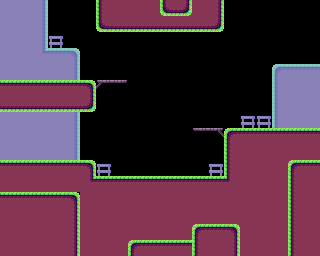

Below is a game level as drawn by its tile map, then a one-line description and the .tmx file that defines it, in full:
An orthogonal 20x16 tile map with 16x16 px tiles, 2 tile layers (BackTiles, Tiles) and 12 objects (8x ground, 2x place_allow, player, exit).

<map version="1.10" tiledversion="1.11.2" orientation="orthogonal" renderorder="right-down" width="20" height="16" tilewidth="16" tileheight="16" infinite="0" nextlayerid="6" nextobjectid="71">
 <editorsettings>
  <export target="level9.lua" format="lua" />
 </editorsettings>
 <properties>
  <property name="DEBUG" type="bool" value="false" />
  <property name="crate" type="int" value="1" />
  <property name="dialog_name" value="none" />
  <property name="level_name" value="walking on air" />
  <property name="orb" type="int" value="0" />
  <property name="platform" type="int" value="1" />
  <property name="springboard" type="int" value="2" />
 </properties>
 <tileset firstgid="1" name="tiles" tilewidth="16" tileheight="16" tilecount="256" columns="16">
  <image source="../graphics/tiles.png" width="256" height="256" />
 </tileset>
 <layer id="5" name="BackTiles" width="20" height="16" tintcolor="#ffffff">
  <data encoding="csv">
23,23,24,0,0,0,0,66,0,0,18,18,66,0,0,0,0,0,0,0,
23,23,24,0,0,0,0,66,0,0,0,0,66,0,0,0,0,0,0,0,
23,23,24,52,0,0,0,66,0,0,0,0,66,0,0,0,0,0,0,0,
23,23,41,7,8,0,0,66,0,0,0,0,66,0,0,0,0,0,0,0,
23,23,23,23,24,0,0,66,0,0,0,0,66,0,0,0,0,6,7,7,
0,0,0,0,0,0,0,66,0,0,0,0,66,0,0,0,0,22,23,23,
0,0,0,0,0,0,0,66,0,0,0,0,66,0,0,0,0,22,23,23,
23,23,23,23,24,0,0,66,0,0,0,0,66,0,0,52,52,22,23,23,
23,23,23,23,24,0,0,66,0,0,0,0,66,0,0,0,0,0,0,0,
23,23,23,23,24,0,0,66,0,0,0,0,66,0,0,0,0,0,0,0,
0,0,0,0,0,0,52,66,0,0,0,0,66,52,0,0,0,0,18,0,
0,0,0,0,0,0,0,0,0,0,0,0,0,0,0,0,0,0,0,0,
0,0,0,0,0,0,0,0,0,0,0,0,0,0,0,0,0,0,0,0,
0,0,0,0,0,0,0,0,0,0,0,0,0,0,0,0,0,0,0,0,
0,0,0,0,18,0,0,0,0,0,0,0,18,0,18,0,0,0,0,0,
0,0,0,0,0,0,0,0,18,0,0,0,0,0,0,0,0,0,0,0
</data>
 </layer>
 <layer id="1" name="Tiles" width="20" height="16">
  <data encoding="csv">
0,0,0,0,0,0,17,18,18,18,33,35,18,19,0,0,0,0,0,0,
0,0,0,0,0,0,33,34,34,34,34,34,34,35,0,0,0,0,0,0,
0,0,0,0,0,0,0,0,0,0,0,0,0,0,0,0,0,0,0,0,
0,0,0,0,0,0,0,0,0,0,0,0,0,0,0,0,0,0,0,0,
69,69,69,68,69,85,0,0,0,0,0,0,0,0,0,0,0,0,0,0,
2,2,2,2,2,3,49,67,0,0,0,0,0,0,0,0,0,0,0,0,
34,34,34,34,34,35,0,0,0,0,0,0,0,0,0,0,0,0,0,0,
0,0,0,0,0,0,0,0,0,0,0,0,0,0,84,69,68,69,0,0,
0,0,0,0,0,0,0,0,0,0,0,0,65,51,1,2,2,2,2,2,
69,69,69,68,68,85,0,0,0,0,0,0,0,0,17,18,18,18,18,18,
2,2,2,2,2,3,69,69,69,69,68,69,69,69,17,18,18,18,1,2,
18,18,18,18,18,36,2,2,2,2,2,2,2,2,37,18,18,18,17,18,
2,2,2,2,3,18,18,18,18,18,18,18,18,18,18,18,18,18,17,18,
18,18,18,18,19,18,18,18,18,18,18,18,18,18,18,18,18,18,17,18,
18,18,18,18,19,18,18,18,18,18,18,18,1,2,3,18,18,18,17,18,
18,18,18,18,19,18,18,18,1,2,2,2,17,18,19,18,18,18,17,18
</data>
 </layer>
 <objectgroup id="2" name="Objects">
  <object id="4" type="player" x="24" y="144" width="16" height="16" />
  <object id="6" type="exit" x="24" y="64" width="16" height="16" />
  <object id="58" type="ground" x="0" y="176" width="320" height="80" />
  <object id="63" type="ground" x="0" y="160" width="96" height="16" />
  <object id="64" type="ground" x="224" y="128" width="96" height="48" />
  <object id="65" type="ground" x="0" y="80" width="96" height="32" />
  <object id="66" type="ground" x="0" y="160" width="96" height="16" />
  <object id="67" type="ground" x="96" y="80" width="32" height="4">
   <properties>
    <property name="oneway" value="up" />
   </properties>
  </object>
  <object id="68" type="ground" x="192" y="128" width="32" height="4">
   <properties>
    <property name="oneway" value="up" />
   </properties>
  </object>
  <object id="70" type="ground" x="96" y="0" width="128" height="32" />
 </objectgroup>
 <objectgroup color="#18abcc" id="4" name="Allow">
  <object id="18" type="place_allow" x="192" y="144" width="32" height="32" />
  <object id="69" type="place_allow" x="160" y="112" width="32" height="32" />
 </objectgroup>
</map>